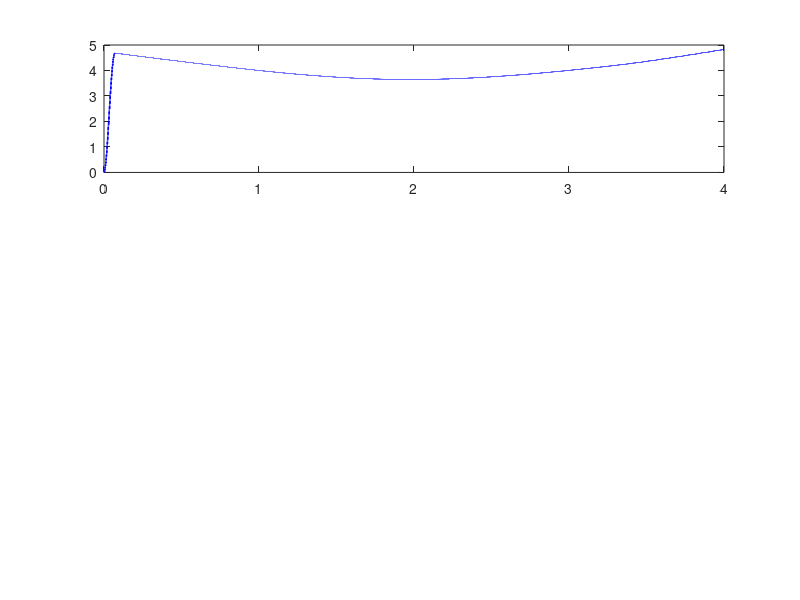

Here is the MATLAB script that generated this plot: (Note: this script raises an error after producing the figure.)
%% Boost Converter 3V -> 24V : Switching Model Simulation (MATLAB)
% ----------------------------------------------------------------------
% Simulasi model switching (transient) menggunakan integrasi numerik
% pada persamaan diferensial induktor & kapasitor. Tidak butuh Simulink.
%
% Topology: Non-synchronous boost (NMOS + Schottky)
% Vin  = 3 V
% Vout = 24 V (target)
% Iout = 200 mA (Rload = 120 ohm)
% fsw  = 500 kHz
% L    = 10 uH, Cout = 47 uF
%
% Author: Kilo (untuk proyek Ayub)
% ----------------------------------------------------------------------

clear; clc; close all;

%% --- Parameter rangkaian ---
Vin   = 3.0;          % Tegangan input  [V]
Vout_ref = 24.0;      % Target tegangan output [V]
Rload = 120;          % Beban [ohm]  -> Iout = 0.2 A
L     = 10e-6;        % Induktansi [H]
RL    = 0.030;        % DCR induktor [ohm]
Cout  = 47e-6;        % Kapasitor output [F]
RC    = 0.020;        % ESR Cout [ohm]
Rds   = 0.030;        % Rds(on) MOSFET [ohm]
Vf    = 0.40;         % Vf Schottky [V]
Rd    = 0.050;        % Resistansi seri dioda saat ON [ohm]

fsw   = 500e3;        % Frekuensi switching [Hz]
Tsw   = 1/fsw;

% --- Duty cycle ideal (steady state) untuk inisialisasi ---
D_ideal = 1 - Vin/Vout_ref;   % ~ 0.875

%% --- Kontroler PI sederhana untuk regulasi closed-loop ---
% (Type-II compensator versi diskrit yang sederhana)
Kp = 0.0008;
Ki = 6.0;
Dmin = 0.05;
Dmax = 0.93;

%% --- Pengaturan simulasi ---
Tend = 4e-3;          % Durasi total 4 ms (cukup melihat startup + steady state)
dt   = 20e-9;         % Step 20 ns -> 100 sample per periode switching
N    = round(Tend/dt);

t   = (0:N-1)*dt;
iL  = zeros(1,N);
vC  = zeros(1,N);     % Tegangan kapasitor (vout = vC + iC*RC)
vout= zeros(1,N);
d   = zeros(1,N);
sw  = zeros(1,N);     % State MOSFET (1=ON, 0=OFF)

% State integrator PI
err_int = 0;

% Soft-start: ramp referensi 0 -> 24 V dalam 1 ms
t_ss = 1e-3;

%% --- Loop simulasi ---
phase = 0;            % posisi dalam periode switching [0..Tsw)
duty  = D_ideal;      % nilai duty awal

for k = 1:N-1
    % --- Soft-start reference ---
    if t(k) < t_ss
        Vref_k = Vout_ref * (t(k)/t_ss);
    else
        Vref_k = Vout_ref;
    end

    % --- Update kontroler tiap awal periode switching ---
    if phase < dt
        err = Vref_k - vout(k);
        err_int = err_int + err*Tsw;
        duty = Kp*err + Ki*err_int;
        duty = max(Dmin, min(Dmax, duty));
    end
    d(k) = duty;

    % --- Tentukan state switch (PWM) ---
    if phase < duty*Tsw
        sw(k) = 1;    % MOSFET ON
    else
        sw(k) = 0;    % MOSFET OFF (dioda konduksi bila iL>0)
    end

    % --- Hitung turunan (Euler) ---
    if sw(k) == 1
        % Mode ON: induktor terhubung Vin - GND lewat Rds
        diL = (Vin - iL(k)*(RL + Rds)) / L;
        % Kapasitor hanya melepas ke beban
        iout = vout(k)/Rload;
        dvC  = -iout / Cout;
    else
        % Mode OFF: induktor mengalir lewat dioda ke Cout||Rload
        if iL(k) > 0
            % Vout = vC + (iL - iout)*RC ; tapi simplifikasi: anggap iC = iL - iout
            iout = vout(k)/Rload;
            iC   = iL(k) - iout;
            diL  = (Vin - iL(k)*(RL + Rd) - Vf - vout(k)) / L;
            dvC  = iC / Cout;
        else
            % DCM: induktor kosong
            iL(k) = 0;
            diL   = 0;
            iout  = vout(k)/Rload;
            dvC   = -iout / Cout;
        end
    end

    % --- Integrasi Euler ---
    iL(k+1) = max(0, iL(k) + diL*dt);
    vC(k+1) = vC(k) + dvC*dt;

    % --- Hitung tegangan output (termasuk drop ESR) ---
    if sw(k) == 0 && iL(k) > 0
        iC_now = iL(k) - vout(k)/Rload;
    else
        iC_now = -vout(k)/Rload;
    end
    vout(k+1) = vC(k+1) + iC_now*RC;

    % --- Update fase PWM ---
    phase = phase + dt;
    if phase >= Tsw
        phase = phase - Tsw;
    end
end
d(end) = d(end-1); sw(end) = sw(end-1);

%% --- Hasil & metrik ---
idx_ss = t > 3e-3;                         % window steady state
Vout_avg = mean(vout(idx_ss));
Vripple  = max(vout(idx_ss)) - min(vout(idx_ss));
IL_avg   = mean(iL(idx_ss));
IL_pp    = max(iL(idx_ss)) - min(iL(idx_ss));
Pout     = Vout_avg^2 / Rload;
Pin      = Vin * mean(iL(idx_ss));
eta      = 100 * Pout / Pin;

fprintf('\n=== Hasil Simulasi Boost 3V -> 24V ===\n');
fprintf(' Vout rata-rata   : %.3f V\n', Vout_avg);
fprintf(' Ripple Vout (pp) : %.1f mV\n', Vripple*1e3);
fprintf(' IL rata-rata     : %.3f A\n', IL_avg);
fprintf(' IL ripple (pp)   : %.3f A\n', IL_pp);
fprintf(' Duty steady-state: %.3f\n', mean(d(idx_ss)));
fprintf(' Pout             : %.3f W\n', Pout);
fprintf(' Pin              : %.3f W\n', Pin);
fprintf(' Estimasi efisiensi: %.1f %%\n', eta);

%% --- Plot hasil ---
figure('Name','Boost 3V->24V Switching Sim','Color','w','Position',[100 100 1100 750]);

subplot(3,1,1);
plot(t*1e3, vout, 'b','LineWidth',1); hold on;
yline(24,'--r','Vref = 24 V','LabelHorizontalAlignment','left');
grid on; ylabel('V_{out} [V]'); title('Tegangan Output (startup + steady)');
xlim([0 Tend*1e3]);

subplot(3,1,2);
plot(t*1e3, iL,'Color',[0.85 0.33 0.10],'LineWidth',1);
grid on; ylabel('I_L [A]'); title('Arus Induktor');
xlim([0 Tend*1e3]);

subplot(3,1,3);
plot(t*1e3, d,'k','LineWidth',1);
grid on; ylabel('Duty'); xlabel('Waktu [ms]');
title('Duty cycle (output kontroler PI)');
ylim([0 1]); xlim([0 Tend*1e3]);

% --- Zoom-in 5 periode switching di steady state ---
figure('Name','Zoom Steady-State Switching','Color','w','Position',[150 150 1000 600]);
twin = t > 3.5e-3 & t < (3.5e-3 + 5*Tsw);
subplot(2,1,1);
plot(t(twin)*1e6, vout(twin),'b'); grid on;
ylabel('V_{out} [V]'); title('Ripple V_{out} steady state');
subplot(2,1,2);
plot(t(twin)*1e6, iL(twin),'Color',[0.85 0.33 0.10]); grid on;
xlabel('Waktu [\mus]'); ylabel('I_L [A]'); title('Ripple Arus Induktor');
